Frame 1 (no input): blank canvas, image omitted
Frame 60 (no input): blank canvas, image omitted
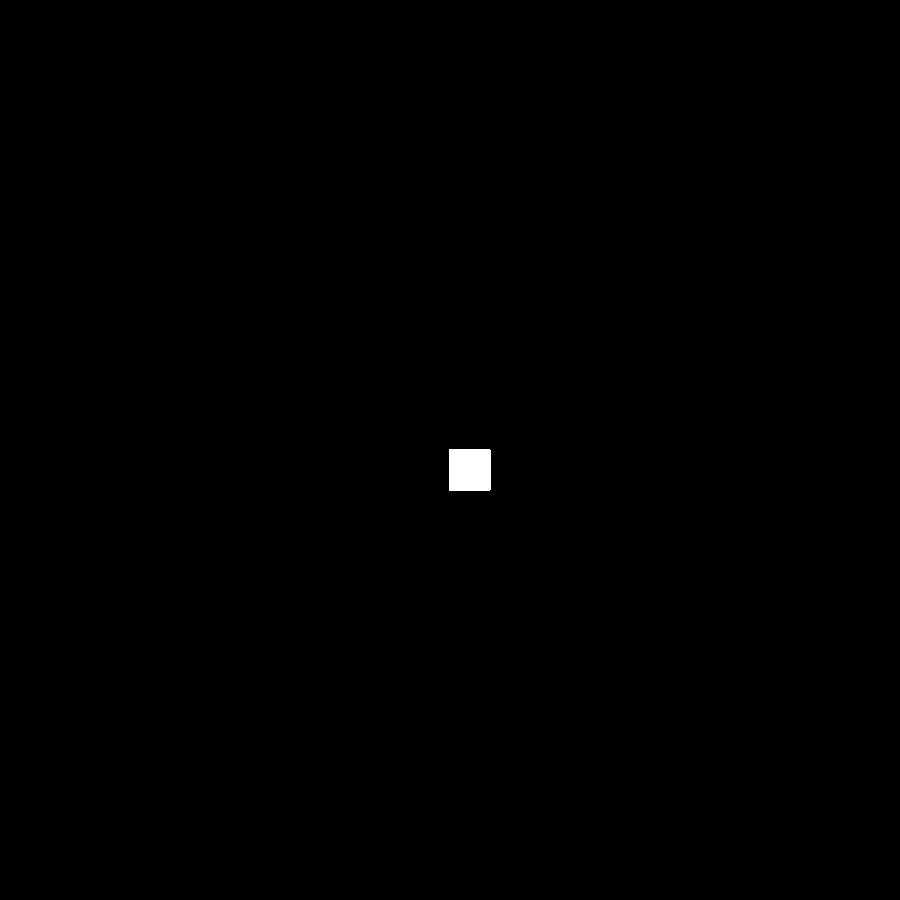
Frame 120 (the mouse pressed at the canvas centre since frame 60)

The p5.js sketch whose frames 1 and 60 were blank and that drew this single picture after the mouse press (run headless with seeded random() and noise() and a simulated clock; from frame 60 on, the mouse is pressed at the canvas centre):

// p5.js sketch
// ── sketch.js
function setup() {
    createCanvas(900, 900);
  background("black")
  }
  
  function draw() {
  stroke("white");
    fill("white");
  
  if (mouseIsPressed) {
    rect(mouseX, mouseY, 40, 40)
  }
  
  }
  
  
  
  
